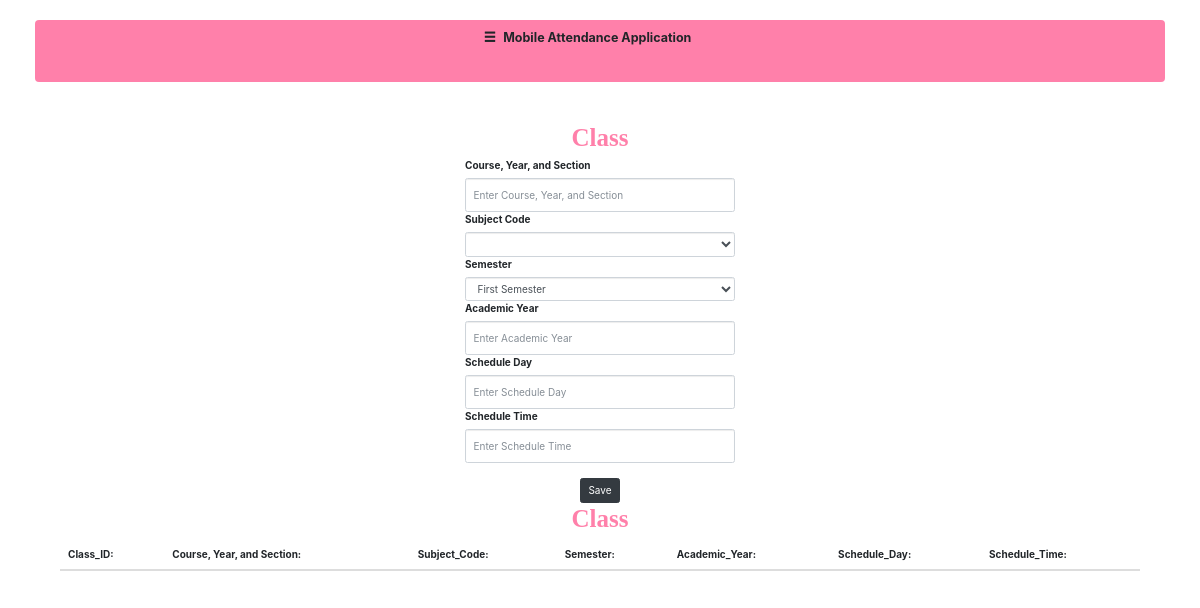
The app's page /cclass.php, older data.
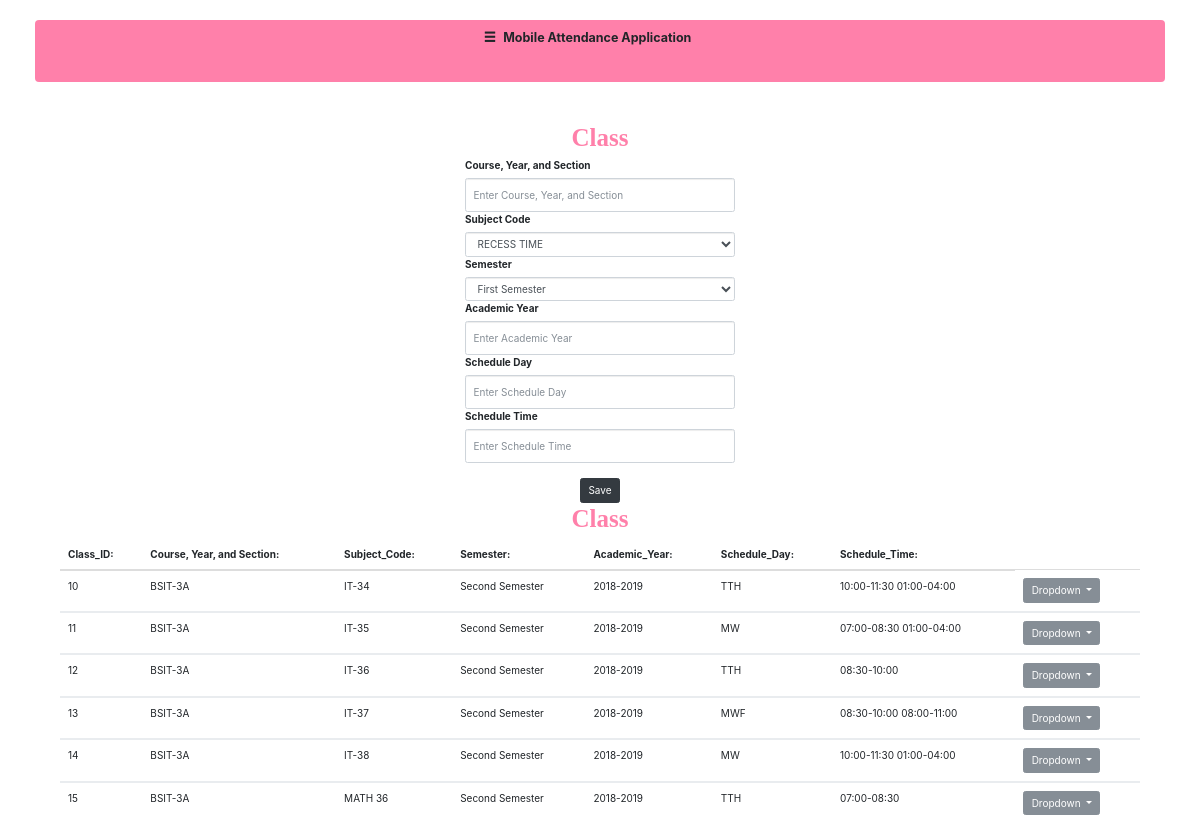
The same page, newer data.
### tables this page shows
CREATE TABLE `class` (
  `class_id` int(11) NOT NULL,
  `section` varchar(20) DEFAULT NULL,
  `subject_code` varchar(20) DEFAULT NULL,
  `semester` varchar(16) DEFAULT NULL,
  `academic_year` char(9) DEFAULT NULL,
  `schedule_day` varchar(10) DEFAULT NULL,
  `schedule_time` varchar(25) DEFAULT NULL
);

### cclass.php (the view, shortened to what this page needs)
<?php
$host = "localhost";
$dbusername = "root";
$dbpassword = "";
$dbname = "attendance";
$conn = new mysqli ($host, $dbusername, $dbpassword, $dbname);
$sql = "SELECT * FROM subject";
$query1 = mysqli_query($conn,$sql);
?>
<?php
	if(isset($_POST['btn_search']))
	{
    $search = $_POST['search'];
		$query = "SELECT * FROM `class` WHERE CONCAT(`class_id`, `section`, `subject_code`, `semester`, `academic_year`, `schedule_day`, `schedule_time`) LIKE '%".$search."%'";
		$search_result = filterTable($query);
	}
	else {
		$query = "SELECT * FROM `class`";
		$search_result = filterTable($query);
	}
	function filterTable($query)
	{
		$connect = mysqli_connect("localhost", "root", "", "attendance");
		$filter_Result = mysqli_query($connect, $query);
		return $filter_Result;
	}
?>
<!DOCTYPE html>
<head>
	<link href="bootstrap-3.3.7/css/bootstrap.min.css" rel="stylesheet">
    <link href="css/phonebook.css" rel="stylesheet">
	<link rel="stylesheet" href="bootstrap/css/bootstrap.min.css">
</head>
<body>
    <div id="wrapper">
        <div id="page-content-wrapper">
            <div class="container-fluid">
				<nav class="navbar navbar-green">
					<div class="container-fluid">
					<div class="navbar-header">
							<a class="navbar-brand" onclick="openNav()"><span  class="glyphicon glyphicon-menu-hamburger"></span>&nbsp;&nbsp;<strong>Mobile Attendance Application</strong></a>
					</div>
					</div>
				</nav>
			</div>
        </div>
    </div>
	<div class="container" style="width:300px">
		<form method="post" action="addclass.php">
			<center><h1><strong><font color="#ff80aa" face="Cooper Std Black">Class</font></strong></h1></center>
			<label>Course, Year, and Section</label>
			<input type="text" class="form-control" placeholder="Enter Course, Year, and Section" name="section" required>
			<label>Subject Code</label>
			<select name="subject_code" class="form-control" required>
					<?php while($row = mysqli_fetch_array($query1)):?>
			  <option value="<?php echo $row['subject_code'] ?>"><?php echo $row['subject_title'] ?></option>
			  	  <?php endwhile;?>
			</select>
			<label>Semester</label>
			<select name="semester" class="form-control" required>
			  <option value="First Semester">First Semester</option>
			</select>
			<label>Academic Year</label>
			<input type="text" class="form-control" id="academic_year" placeholder="Enter Academic Year" name="academic_year" required>
			<label>Schedule Day</label>
			<input type="text" class="form-control" id="schedule_day" placeholder="Enter Schedule Day" name="schedule_day" required>
			<label>Schedule Time</label>
			<input type="text" class="form-control" id="schedule_time" placeholder="Enter Schedule Time" name="schedule_time" required>
			<br/>
			<center><input class="btn btn-dark" type="submit" value="Save"></button></center>
		</form>
	</div>
	<div class="container">
			<center><h1><strong><font color="#ff80aa" face="Cooper Std Black">Class</font></strong></h1></center>
			<div class="container">
  <table class="table">
    <thead>
      <tr>
		<th>Class_ID:</th>
        <th>Course, Year, and Section:</th>
		<th>Subject_Code:</th>
		<th>Semester:</th>
        <th>Academic_Year:</th>
		<th>Schedule_Day:</th>
		<th>Schedule_Time:</th>
      </tr>
    </thead>
	<?php while($row = mysqli_fetch_array($search_result)):?>
    <tbody>
      <tr>
        <td><?php echo $row['class_id'];?></td>
		<td><?php echo $row['section'];?></td>
		<td><?php echo $row['subject_code'];?></td>
		<td><?php echo $row['semester'];?></td>
		<td><?php echo $row['academic_year'];?></td>
		<td><?php echo $row['schedule_day'];?></td>
		<td><?php echo $row['schedule_time'];?></td>
		<td><div class="btn-group" role="group">
    <button id="btnGroupDrop1" type="button" class="btn btn-secondary dropdown-toggle" data-toggle="dropdown" aria-haspopup="true" aria-expanded="False">
      Dropdown
    </button>
  </div></td>
      </tr>
	  </tbody>
	  <?php endwhile;?>
	 </table>
	</div>
	</div>
</body>
</html>

### css/phonebook.css (style rules this page uses)
body { overflow-x: hidden; }
#wrapper { padding-left: 0; -webkit-transition: all 0.5s ease; -moz-transition: all 0.5s ease; -o-transition: all 0.5s ease; transition: all 0.5s ease; }
#page-content-wrapper { width: 100%; position: absolute; padding: 15px; }
@media (min-width:768px) { #wrapper { padding-left: 0; } }
@media (min-width:768px) { #page-content-wrapper { padding: 20px; position: relative; } }
.navbar-green { background-color: #ff80aa; }
.navbar-green a { color:white; }
.navbar-brand { cursor: pointer; }

Row changes from the older to the newer data that the page shows:
added class: class_id "10", section "BSIT-3A", subject_code "IT-34", semester "Second Semester", academic_year "2018-2019", schedule_day "TTH", schedule_time "10:00-11:30 01:00-04:00"
added class: class_id "11", section "BSIT-3A", subject_code "IT-35", semester "Second Semester", academic_year "2018-2019", schedule_day "MW", schedule_time "07:00-08:30 01:00-04:00"
added class: class_id "12", section "BSIT-3A", subject_code "IT-36", semester "Second Semester", academic_year "2018-2019", schedule_day "TTH", schedule_time "08:30-10:00"
added class: class_id "13", section "BSIT-3A", subject_code "IT-37", semester "Second Semester", academic_year "2018-2019", schedule_day "MWF", schedule_time "08:30-10:00 08:00-11:00"
added class: class_id "14", section "BSIT-3A", subject_code "IT-38", semester "Second Semester", academic_year "2018-2019", schedule_day "MW", schedule_time "10:00-11:30 01:00-04:00"
added class: class_id "15", section "BSIT-3A", subject_code "MATH 36", semester "Second Semester", academic_year "2018-2019", schedule_day "TTH", schedule_time "07:00-08:30"
Text that changed along with them:
form field subject_code: (not shown) → "RECESS TIME"
